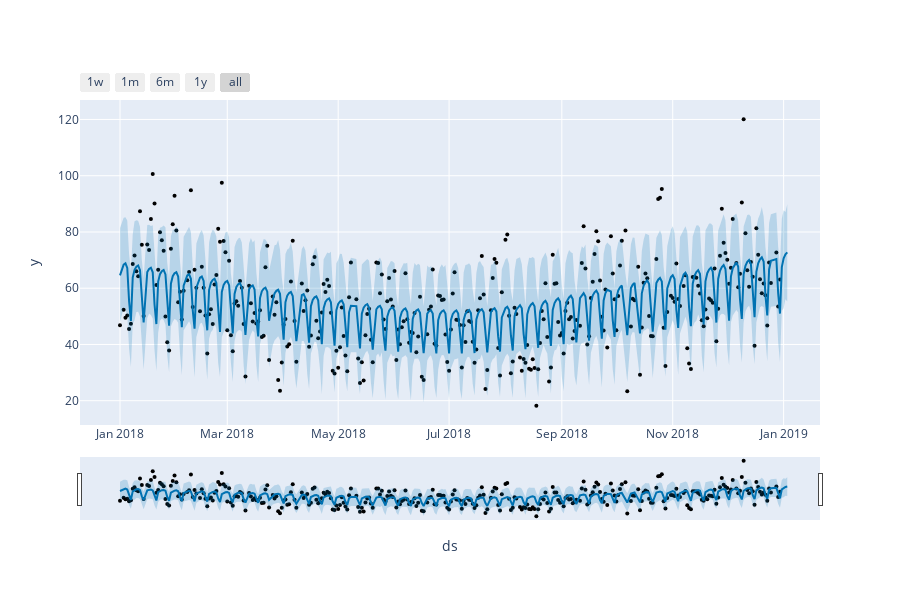

Here is the notebook cell this chart was saved with:
### Code cell
plot_plotly(m, forecast)

### Figure 1 — Plotly figure (JSON) as saved in the notebook; plotly's stock layout.template omitted (floating-point values rounded to 4 significant figures; data arrays with more than 128 entries replaced by an {"elided": "..."} marker saying what was removed)
{"data": [{"marker": {"color": "black", "size": 4}, "mode": "markers", "name": "Actual", "type": "scatter", "x": {"elided": "338 str values"}, "y": {"elided": "338 float values"}}, {"hoverinfo": "skip", "line": {"width": 0}, "mode": "lines", "type": "scatter", "x": {"elided": "342 str values"}, "y": {"elided": "342 float values"}}, {"fill": "tonexty", "fillcolor": "rgba(0, 114, 178, 0.2)", "line": {"color": "#0072B2", "width": 2}, "mode": "lines", "name": "Predicted", "type": "scatter", "x": {"elided": "342 str values"}, "y": {"elided": "342 float values"}}, {"fill": "tonexty", "fillcolor": "rgba(0, 114, 178, 0.2)", "hoverinfo": "skip", "line": {"width": 0}, "mode": "lines", "type": "scatter", "x": {"elided": "342 str values"}, "y": {"elided": "342 float values"}}], "layout": {"height": 600, "showlegend": false, "width": 900, "xaxis": {"rangeselector": {"buttons": [{"count": 7, "label": "1w", "step": "day", "stepmode": "backward"}, {"count": 1, "label": "1m", "step": "month", "stepmode": "backward"}, {"count": 6, "label": "6m", "step": "month", "stepmode": "backward"}, {"count": 1, "label": "1y", "step": "year", "stepmode": "backward"}, {"step": "all"}]}, "rangeslider": {"visible": true}, "title": {"text": "ds"}, "type": "date"}, "yaxis": {"title": {"text": "y"}}}}
